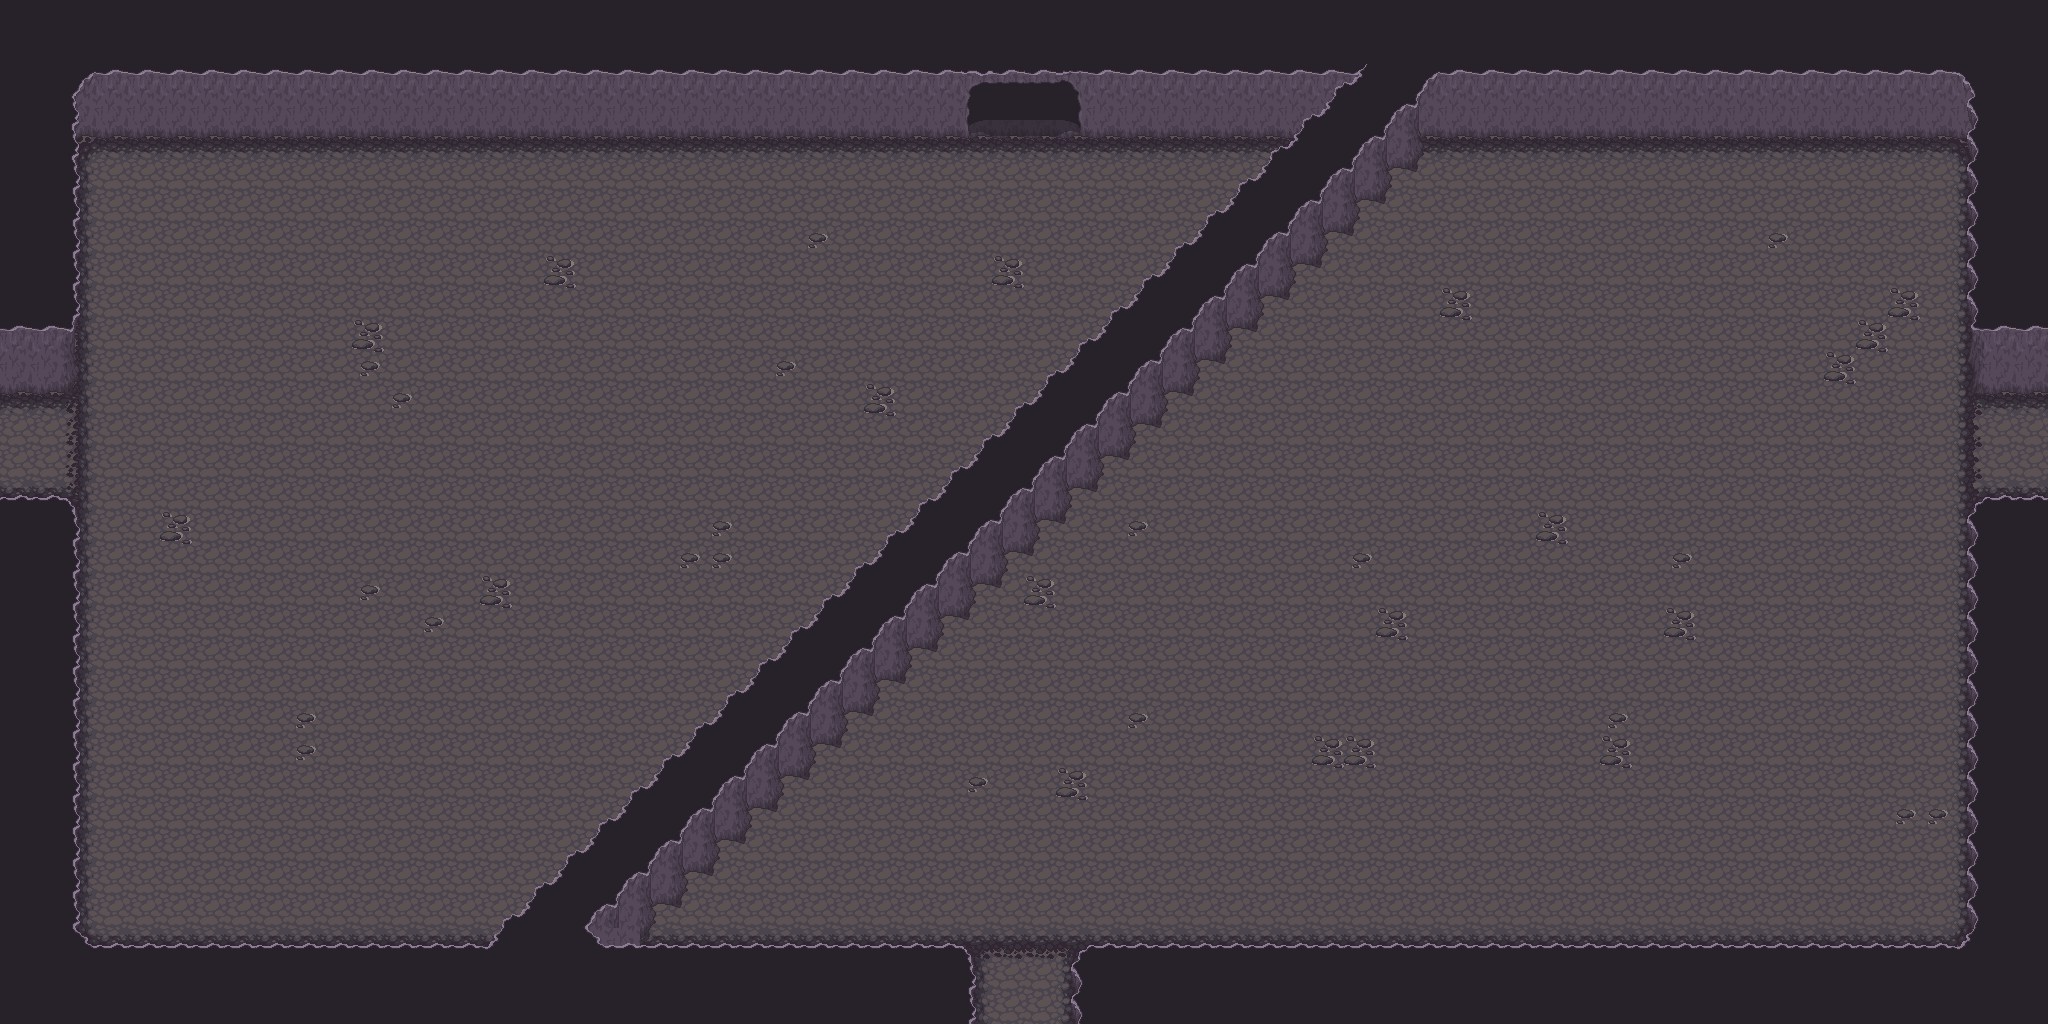

A level layout from a 2D game, rendered from its tile map. Below: a short description, then the map file with tile-grid data replaced by summaries:
An orthogonal 64x32 tile map with 32x32 px tiles, 7 tile layers (Ground, Ground +1, Ground +2, Ground +3, ...), 5 hidden layers not drawn, 8 tilesets.

<map version="1.0" orientation="orthogonal" renderorder="right-down" width="64" height="32" tilewidth="32" tileheight="32" nextobjectid="1">
 <tileset firstgid="1" name="Artis_dock" tilewidth="32" tileheight="32" tilecount="128" columns="16">
  <image source="../Ressources/Artis_dock.png" width="512" height="256" />
 </tileset>
 <tileset firstgid="129" name="base_out_atlas" tilewidth="32" tileheight="32" tilecount="1024" columns="32">
  <image source="../Ressources/base_out_atlas.png" width="1024" height="1024" />
 </tileset>
 <tileset firstgid="1153" name="build_atlas" tilewidth="32" tileheight="32" tilecount="1024" columns="32">
  <image source="../Ressources/build_atlas.png" width="1024" height="1024" />
 </tileset>
 <tileset firstgid="2177" name="caves" tilewidth="32" tileheight="32" tilecount="66" columns="11">
  <image source="../Ressources/caves.png" width="352" height="192" />
 </tileset>
 <tileset firstgid="2243" name="forest_tiles" tilewidth="32" tileheight="32" tilecount="256" columns="16">
  <image source="../Ressources/forest_tiles.png" width="512" height="512" />
 </tileset>
 <tileset firstgid="2499" name="obj_misk_atlas" tilewidth="32" tileheight="32" tilecount="1024" columns="32">
  <image source="../Ressources/obj_misk_atlas.png" width="1024" height="1024" />
 </tileset>
 <tileset firstgid="3523" name="terrain_atlas" tilewidth="32" tileheight="32" tilecount="1024" columns="32">
  <image source="../Ressources/terrain_atlas.png" width="1024" height="1024" />
 </tileset>
 <tileset firstgid="4547" name="tileset_stone_v4_p1" tilewidth="32" tileheight="32" tilecount="70" columns="5">
  <image source="../Ressources/tileset_stone_v4_p1.png" width="166" height="463" />
 </tileset>
 <layer name="Ground" width="64" height="32">
  <data>[2048 cells, 2048 non-empty, 1 distinct tile ids]</data>
 </layer>
 <layer name="Ground +1" width="64" height="32">
  <data>[2048 cells, 178 non-empty, 12 distinct tile ids]</data>
 </layer>
 <layer name="Ground +2" width="64" height="32">
  <data>[2048 cells, 78 non-empty, 7 distinct tile ids]</data>
 </layer>
 <layer name="Ground +3" width="64" height="32">
  <data>[2048 cells, 844 non-empty, 25 distinct tile ids]</data>
 </layer>
 <layer name="Door" width="64" height="32">
  <data>[2048 cells, 12 non-empty, 9 distinct tile ids]</data>
 </layer>
 <layer name="Collide" width="64" height="32" visible="0">
  <data>[2048 cells, 750 non-empty, 1 distinct tile ids]</data>
 </layer>
 <layer name="TopDoorBlock" width="64" height="32" visible="0">
  <data>[2048 cells, 24 non-empty, 3 distinct tile ids]</data>
 </layer>
 <layer name="BottomDoorBlock" width="64" height="32" visible="0">
  <data>[2048 cells, 18 non-empty, 2 distinct tile ids]</data>
 </layer>
 <layer name="LeftDoorBlock" width="64" height="32" visible="0">
  <data>[2048 cells, 24 non-empty, 2 distinct tile ids]</data>
 </layer>
 <layer name="RightDoorBlock" width="64" height="32" visible="0">
  <data>[2048 cells, 24 non-empty, 2 distinct tile ids]</data>
 </layer>
 <layer name="UpOne" width="64" height="32">
  <data>[2048 cells, 0 non-empty, 0 distinct tile ids]</data>
 </layer>
 <layer name="UpTwo" width="64" height="32">
  <data>[2048 cells, 0 non-empty, 0 distinct tile ids]</data>
 </layer>
</map>
